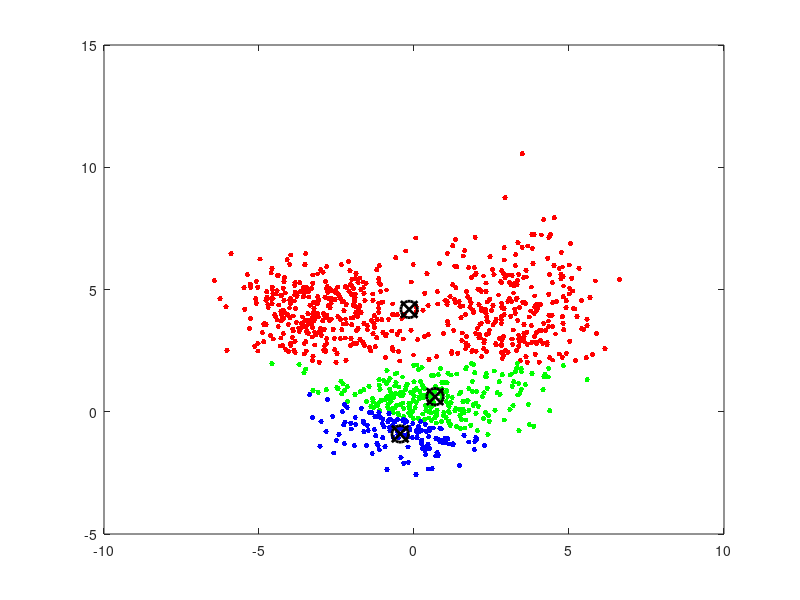

The MATLAB source for this figure: (Note: this script raises an error after producing the figure.)
function kmeans_demo()

% ---------------------------------------------------
% K-means demos: This is a Octave friendly function
% written by Richard Xu
% yida.xu@uts.edu.au
% ---------------------------------------------------

clear all;
clc;

% --------------------------------------
% acts like a multinomial distribution
% --------------------------------------
N       = 1000;
weights = [0.33 0.33 0.34];
M       = length(weights);

ind = rand([N 1]);
Z = zeros([N 1]);
acc_weights = cumsum(weights);

for t = 1:M
   Z(ind > acc_weights(t)) = t;
end
Z = Z + 1;




% ------------------------------------------
% Generate data from Gaussian Mixture model
% ------------------------------------------

mu = [ -3 4; 0 0; 3 4];
Sigma(:,:,1) = [ 2 0; 0 1];
Sigma(:,:,2) = [ 2 0; 0 1];
Sigma(:,:,3) = [ 2 0; 0 3];
data = zeros([N 2]);

for t = 1:M
    comp_size = length(find(Z == t));
    data(Z == t,:) = mvnrnd(mu(t,:), Sigma(:,:,t), comp_size);
end



% ------------------------------------------
% K-means starts from here
% ------------------------------------------

Max_Iter = 12;

% ------------------------------------------
% draw before the first iteration
% ------------------------------------------

plot(data(:,1), data(:,2),'.', 'color',[1 0 1]);
hold on;
ctrs = [1 3; 1 1; 0 -2];
plot(ctrs(:,1),ctrs(:,2),'kx','MarkerSize',12,'LineWidth',2)
plot(ctrs(:,1),ctrs(:,2),'ko','MarkerSize',12,'LineWidth',2)
hold off;
waitforbuttonpress;


colors = {'r.', 'g.', 'b.'};

for i = 1:Max_Iter
    
    % ----------------------------------------------------
    %    MATLAB has a kmeans(),but we implement ourselves
    % ----------------------------------------------------

    %    [idx,ctrs] = kmeans(data,3,'Distance','city','MaxIter',1,'start',ctrs);
    
    for j =1:size(ctrs,1)
        mean_val = repmat(ctrs(j,:),[size(data, 1) 1]);
        distance(j,:) = diag((data - mean_val)*(data - mean_val)');
    end
    
    [temp idx] = min(distance);
    
    for j =1:size(ctrs,1)
        ctrs(j,:) = mean(data(idx==j,:));
        plot(data(idx==j,1),data(idx==j,2),colors{j},'MarkerSize',12);
        hold on;
    end
    
    plot(ctrs(:,1),ctrs(:,2),'kx','MarkerSize',12,'LineWidth',2)
    plot(ctrs(:,1),ctrs(:,2),'ko','MarkerSize',12,'LineWidth',2)
    
    legend('type 1','type 2','type 3', 'Centroids', 'Location','NW')
    
    waitforbuttonpress;
    hold off;

end
end